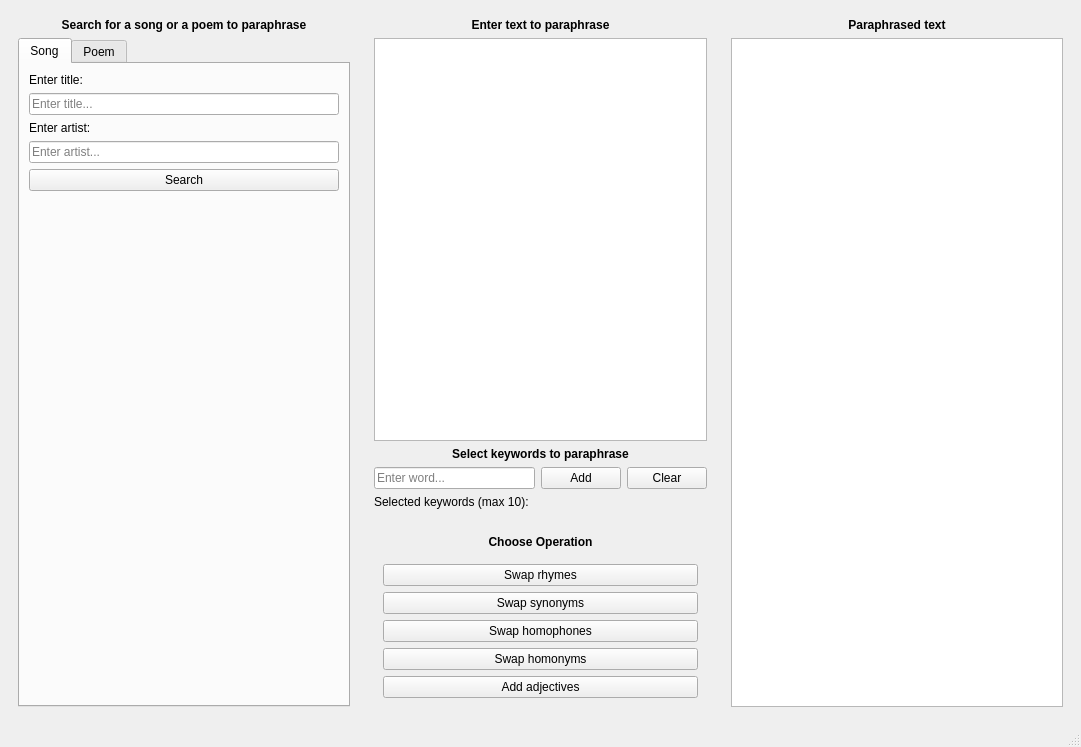
<?xml version="1.0" encoding="UTF-8"?>
<ui version="4.0">
 <class>MainWindow</class>
 <widget class="QMainWindow" name="MainWindow">
  <property name="geometry">
   <rect>
    <x>0</x>
    <y>0</y>
    <width>1081</width>
    <height>747</height>
   </rect>
  </property>
  <property name="windowTitle">
   <string>Pharaphrase generator</string>
  </property>
  <widget class="QWidget" name="centralwidget">
   <layout class="QGridLayout" name="gridLayout">
    <item row="0" column="0">
     <widget class="QWidget" name="widget_1" native="true">
      <property name="sizePolicy">
       <sizepolicy hsizetype="Expanding" vsizetype="Expanding">
        <horstretch>0</horstretch>
        <verstretch>0</verstretch>
       </sizepolicy>
      </property>
      <layout class="QVBoxLayout" name="verticalLayout_7">
       <item>
        <widget class="QLabel" name="searchTableLabel">
         <property name="font">
          <font>
           <weight>75</weight>
           <bold>true</bold>
          </font>
         </property>
         <property name="text">
          <string>Search for a song or a poem to paraphrase</string>
         </property>
         <property name="alignment">
          <set>Qt::AlignCenter</set>
         </property>
        </widget>
       </item>
       <item>
        <widget class="QTabWidget" name="tabWidget">
         <property name="currentIndex">
          <number>0</number>
         </property>
         <widget class="QWidget" name="tab">
          <attribute name="title">
           <string>Song</string>
          </attribute>
          <layout class="QVBoxLayout" name="verticalLayout_8">
           <item>
            <widget class="QLabel" name="songTitleLabel">
             <property name="text">
              <string>Enter title:</string>
             </property>
            </widget>
           </item>
           <item>
            <widget class="QLineEdit" name="titleInput">
             <property name="placeholderText">
              <string>Enter title...</string>
             </property>
            </widget>
           </item>
           <item>
            <widget class="QLabel" name="songArtistLabel">
             <property name="text">
              <string>Enter artist:</string>
             </property>
            </widget>
           </item>
           <item>
            <widget class="QLineEdit" name="artistInput">
             <property name="placeholderText">
              <string>Enter artist...</string>
             </property>
            </widget>
           </item>
           <item>
            <widget class="QPushButton" name="searchButton">
             <property name="text">
              <string>Search</string>
             </property>
            </widget>
           </item>
           <item>
            <widget class="QLabel" name="resultsLabel">
             <property name="font">
              <font>
               <weight>75</weight>
               <bold>true</bold>
              </font>
             </property>
             <property name="text">
              <string/>
             </property>
            </widget>
           </item>
           <item>
            <widget class="QLabel" name="foundTitle">
             <property name="text">
              <string/>
             </property>
            </widget>
           </item>
           <item>
            <widget class="QLabel" name="foundArtist">
             <property name="text">
              <string/>
             </property>
            </widget>
           </item>
           <item>
            <spacer name="verticalSpacer">
             <property name="orientation">
              <enum>Qt::Vertical</enum>
             </property>
             <property name="sizeHint" stdset="0">
              <size>
               <width>20</width>
               <height>40</height>
              </size>
             </property>
            </spacer>
           </item>
          </layout>
         </widget>
         <widget class="QWidget" name="tab_2">
          <attribute name="title">
           <string>Poem</string>
          </attribute>
          <layout class="QVBoxLayout" name="verticalLayout_9">
           <item>
            <widget class="QLabel" name="chooseAuthor">
             <property name="text">
              <string>Choose an author</string>
             </property>
             <property name="alignment">
              <set>Qt::AlignCenter</set>
             </property>
            </widget>
           </item>
           <item>
            <widget class="QListWidget" name="artistList"/>
           </item>
           <item>
            <widget class="QLabel" name="choosePoem">
             <property name="text">
              <string>Choose a poem</string>
             </property>
             <property name="alignment">
              <set>Qt::AlignCenter</set>
             </property>
            </widget>
           </item>
           <item>
            <widget class="QStackedWidget" name="stack">
             <property name="currentIndex">
              <number>0</number>
             </property>
             <widget class="QWidget" name="page">
              <layout class="QVBoxLayout" name="verticalLayout_5">
               <item>
                <widget class="QLabel" name="stackLabel">
                 <property name="text">
                  <string>Choose Author First</string>
                 </property>
                 <property name="alignment">
                  <set>Qt::AlignCenter</set>
                 </property>
                </widget>
               </item>
              </layout>
             </widget>
             <widget class="QWidget" name="page_2">
              <layout class="QVBoxLayout" name="verticalLayout_6">
               <item>
                <widget class="QListWidget" name="titleList"/>
               </item>
              </layout>
             </widget>
            </widget>
           </item>
          </layout>
         </widget>
        </widget>
       </item>
      </layout>
     </widget>
    </item>
    <item row="0" column="1">
     <widget class="QWidget" name="widget_3" native="true">
      <property name="sizePolicy">
       <sizepolicy hsizetype="MinimumExpanding" vsizetype="Preferred">
        <horstretch>0</horstretch>
        <verstretch>0</verstretch>
       </sizepolicy>
      </property>
      <layout class="QVBoxLayout" name="verticalLayout_2">
       <item>
        <widget class="QLabel" name="enterText">
         <property name="sizePolicy">
          <sizepolicy hsizetype="Minimum" vsizetype="Minimum">
           <horstretch>0</horstretch>
           <verstretch>0</verstretch>
          </sizepolicy>
         </property>
         <property name="font">
          <font>
           <weight>75</weight>
           <bold>true</bold>
          </font>
         </property>
         <property name="text">
          <string>Enter text to paraphrase</string>
         </property>
         <property name="alignment">
          <set>Qt::AlignCenter</set>
         </property>
        </widget>
       </item>
       <item>
        <widget class="QTextEdit" name="inputText"/>
       </item>
       <item>
        <widget class="QLabel" name="keywordLabel">
         <property name="sizePolicy">
          <sizepolicy hsizetype="Preferred" vsizetype="Preferred">
           <horstretch>0</horstretch>
           <verstretch>0</verstretch>
          </sizepolicy>
         </property>
         <property name="font">
          <font>
           <weight>75</weight>
           <bold>true</bold>
          </font>
         </property>
         <property name="text">
          <string>Select keywords to paraphrase</string>
         </property>
         <property name="alignment">
          <set>Qt::AlignHCenter|Qt::AlignTop</set>
         </property>
        </widget>
       </item>
       <item>
        <widget class="QWidget" name="widget_2" native="true">
         <layout class="QHBoxLayout" name="horizontalLayout">
          <property name="leftMargin">
           <number>0</number>
          </property>
          <property name="topMargin">
           <number>0</number>
          </property>
          <property name="rightMargin">
           <number>0</number>
          </property>
          <property name="bottomMargin">
           <number>0</number>
          </property>
          <item>
           <widget class="QLineEdit" name="inputKeyword">
            <property name="placeholderText">
             <string>Enter word...</string>
            </property>
           </widget>
          </item>
          <item>
           <widget class="QPushButton" name="addKeyword">
            <property name="text">
             <string>Add</string>
            </property>
           </widget>
          </item>
          <item>
           <widget class="QPushButton" name="clearKeywords">
            <property name="text">
             <string>Clear</string>
            </property>
           </widget>
          </item>
         </layout>
        </widget>
       </item>
       <item>
        <widget class="QLabel" name="selectedKeywordsLabel">
         <property name="text">
          <string>Selected keywords (max 10):</string>
         </property>
        </widget>
       </item>
       <item>
        <widget class="QLabel" name="keywordsList">
         <property name="text">
          <string/>
         </property>
         <property name="wordWrap">
          <bool>true</bool>
         </property>
        </widget>
       </item>
       <item>
        <widget class="QLabel" name="chooseOperation">
         <property name="sizePolicy">
          <sizepolicy hsizetype="Minimum" vsizetype="Minimum">
           <horstretch>0</horstretch>
           <verstretch>0</verstretch>
          </sizepolicy>
         </property>
         <property name="font">
          <font>
           <weight>75</weight>
           <bold>true</bold>
          </font>
         </property>
         <property name="text">
          <string>Choose Operation</string>
         </property>
         <property name="alignment">
          <set>Qt::AlignCenter</set>
         </property>
        </widget>
       </item>
       <item>
        <widget class="QWidget" name="widget" native="true">
         <layout class="QVBoxLayout" name="verticalLayout_3">
          <item>
           <widget class="QPushButton" name="swapRhymes">
            <property name="text">
             <string>Swap rhymes</string>
            </property>
           </widget>
          </item>
          <item>
           <widget class="QPushButton" name="swapSynonyms">
            <property name="text">
             <string>Swap synonyms</string>
            </property>
           </widget>
          </item>
          <item>
           <widget class="QPushButton" name="swapHomophones">
            <property name="text">
             <string>Swap homophones</string>
            </property>
           </widget>
          </item>
          <item>
           <widget class="QPushButton" name="swapHomonyms">
            <property name="text">
             <string>Swap homonyms</string>
            </property>
           </widget>
          </item>
          <item>
           <widget class="QPushButton" name="addAdjectives">
            <property name="text">
             <string>Add adjectives</string>
            </property>
           </widget>
          </item>
         </layout>
        </widget>
       </item>
      </layout>
     </widget>
    </item>
    <item row="0" column="2">
     <widget class="QWidget" name="widget_4" native="true">
      <layout class="QVBoxLayout" name="verticalLayout">
       <item>
        <widget class="QLabel" name="paraphrasedTextLabel">
         <property name="font">
          <font>
           <weight>75</weight>
           <bold>true</bold>
          </font>
         </property>
         <property name="text">
          <string>Paraphrased text</string>
         </property>
         <property name="alignment">
          <set>Qt::AlignCenter</set>
         </property>
        </widget>
       </item>
       <item>
        <widget class="QTextBrowser" name="outputText"/>
       </item>
      </layout>
     </widget>
    </item>
   </layout>
  </widget>
  <widget class="QMenuBar" name="menubar">
   <property name="geometry">
    <rect>
     <x>0</x>
     <y>0</y>
     <width>1081</width>
     <height>20</height>
    </rect>
   </property>
  </widget>
  <widget class="QStatusBar" name="statusbar"/>
 </widget>
 <resources/>
 <connections/>
</ui>
